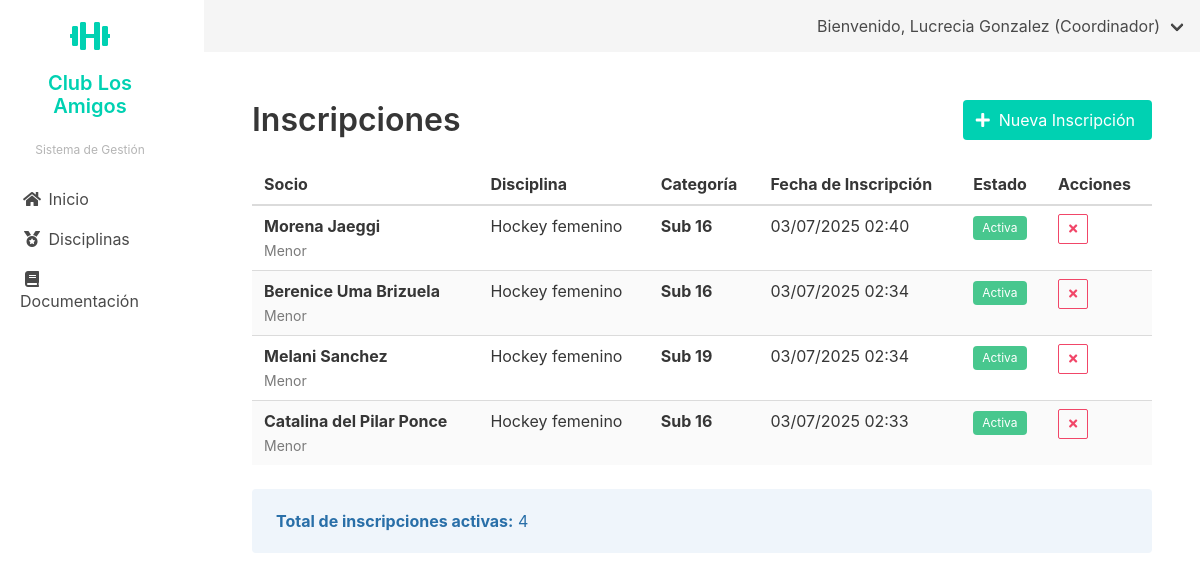
Screenshot of /disciplinas/inscripciones/ (signed in) with the database file from the repository.
### disciplinas/models.py (models this page shows, shortened)
class Inscripcion(models.Model):
    socio = models.ForeignKey(Socio, on_delete=models.CASCADE, related_name='inscripciones')
    categoria = models.ForeignKey(Categoria, on_delete=models.CASCADE, related_name='inscritos')
    fecha_inscripcion = models.DateTimeField(auto_now_add=True)
    activa = models.BooleanField(default=True)
    class Meta:
        unique_together = ('socio', 'categoria')

class Categoria(models.Model):
    disciplina = models.ForeignKey(Disciplina, on_delete=models.CASCADE, related_name='categorias')
    nombre = models.CharField(max_length=100)
    profesores = models.ManyToManyField(PerfilUsuario, related_name='categorias')
    horario = models.ForeignKey(Horario, on_delete=models.PROTECT)
    cupo_maximo = models.IntegerField()
    especialidad = models.CharField(max_length=100, blank=True)

class Disciplina(models.Model):
    nombre = models.CharField(max_length=100)
    descripcion = models.TextField(blank=True)
    coordinador = models.ForeignKey(PerfilUsuario, on_delete=models.PROTECT, related_name='disciplinas_coordinadas')
    lugar = models.CharField(max_length=100)
    costo_mensual = models.DecimalField(max_digits=10, decimal_places=2)
    fecha_creacion = models.DateTimeField(auto_now_add=True)
    activa = models.BooleanField(default=True)

### socios/models.py (models this page shows, shortened)
class Socio(models.Model):
    perfil_usuario = models.OneToOneField(PerfilUsuario, on_delete=models.CASCADE, related_name='socio', null=True, blank=True)
    tipo_socio = models.ForeignKey(TipoSocio, on_delete=models.PROTECT)
    fecha_afiliacion = models.DateField()
    observaciones = models.TextField(blank=True, null=True)
    fecha_registro = models.DateTimeField(auto_now_add=True)
    fecha_actualizacion = models.DateTimeField(auto_now=True)
    class Meta:
        verbose_name = 'Socio'
        verbose_name_plural = 'Socios'
        ordering = ['-fecha_registro']

class TipoSocio(models.Model):
    TIPO_SOCIO_CHOICES = [
        ('ACTIVO', 'Activo'),
        ('ADHERENTE', 'Adherente'),
        ('INFANTIL', 'Infantil'),
        ('HONORARIO', 'Honorario'),
    ]
    nombre = models.CharField(max_length=10, choices=TIPO_SOCIO_CHOICES, unique=True)
    descripcion = models.TextField(blank=True, null=True)
    class Meta:
        verbose_name = 'Tipo de Socio'
        verbose_name_plural = 'Tipos de Socios'
        default_manager_name = 'objects'
    def __str__(self):
        return self.nombre

### usuarios/models.py (models this page shows, shortened)
class PerfilUsuario(models.Model):
    TIPO_DOCUMENTO_CHOICES = [
        ('DNI', 'DNI'),
        ('CE', 'Carné de Extranjería'),
        ('PAS', 'Pasaporte'),
    ]
    ESTADO_SOCIO_CHOICES = [
        ('ACTIVO', 'Activo'),
        ('INACTIVO', 'Inactivo'),
        ('SUSPENDIDO', 'Suspendido'),
        ('PENDIENTE', 'Pendiente de Aprobación'),
        ('RETIRADO', 'Retirado'),
    ]
    usuario = models.OneToOneField(User, on_delete=models.CASCADE, related_name='perfil')
    tipo_documento = models.CharField(max_length=3, choices=TIPO_DOCUMENTO_CHOICES, default='DNI')
    numero_documento = models.CharField(max_length=20, unique=True)
    telefono = models.CharField(max_length=15, blank=True, null=True)
    direccion = models.TextField(blank=True, null=True)
    fecha_nacimiento = models.DateField(blank=True, null=True)
    estado_socio = models.CharField(max_length=10, choices=ESTADO_SOCIO_CHOICES, default='ACTIVO',
                                   verbose_name='Estado como Socio')
    fecha_registro = models.DateTimeField(auto_now_add=True)
    fecha_actualizacion = models.DateTimeField(auto_now=True)
    class Meta:
        verbose_name = 'Perfil de Usuario'
        verbose_name_plural = 'Perfiles de Usuario'

### disciplinas/views.py (the view)
# urls.py: path('inscripciones/', views.lista_inscripciones, name='lista_inscripciones'),
@login_required
@user_passes_test(is_admin_or_coordinador)
def lista_inscripciones(request):
    inscripciones = Inscripcion.objects.filter(activa=True).select_related(
        'socio__perfil_usuario__usuario',
        'categoria__disciplina'
    ).order_by('-fecha_inscripcion')
    return render(request, 'disciplinas/lista_inscripciones.html', {
        'inscripciones': inscripciones
    })

### disciplinas/views.py (called while the page is built)
def is_admin_or_coordinador(user):
    return user.groups.filter(name__in=['Administrador', 'Coordinador']).exists()

### usuarios/context_processors.py (called while the page is built)
def user_role_context(request):
    if request.user.is_authenticated:
        user_groups = request.user.groups.all()
        if user_groups.filter(name='Coordinador').exists():
            user_role = 'Coordinador'
        elif user_groups.filter(name='Tesoreria').exists():
            user_role = 'Tesoreria'
        elif user_groups.filter(name='Comision').exists():
            user_role = 'Comision'
        elif user_groups.filter(name='Administrador').exists():
            user_role = 'Administrador'
        else:
            user_role = 'Default'
    else:
        user_role = 'Default'
    return {
        'user_role': user_role
    }

### disciplinas/templates/disciplinas/lista_inscripciones.html (shortened to what this page needs)
{% extends 'usuarios/base_coordinador.html' %}
{% load static %}
{% load humanize %}
{% block content %}
<div class="container">
    <div class="level">
        <div class="level-left">
            <div class="level-item">
                <h1 class="title">Inscripciones</h1>
            </div>
        </div>
        <div class="level-right">
            <div class="level-item">
                <a href="{% url 'disciplinas:nueva_inscripcion' %}" class="button is-primary">
                    <span class="icon">
                        <i class="fas fa-plus"></i>
                    </span>
                    <span>Nueva Inscripción</span>
                </a>
            </div>
        </div>
    </div>
    {% if inscripciones %}
        <div class="table-container">
            <table class="table is-fullwidth is-striped is-hoverable">
                <thead>
                    <tr>
                        <th>Socio</th>
                        <th>Disciplina</th>
                        <th>Categoría</th>
                        <th>Fecha de Inscripción</th>
                        <th>Estado</th>
                        <th>Acciones</th>
                    </tr>
                </thead>
                <tbody>
                    {% for inscripcion in inscripciones %}
                        <tr>
                            <td>
                                <div>
                                    <strong>{{ inscripcion.socio.perfil_usuario.usuario.get_full_name }}</strong>
                                    <br>
                                    <small class="has-text-grey">{{ inscripcion.socio.tipo_socio }}</small>
                                </div>
                            </td>
                            <td>{{ inscripcion.categoria.disciplina.nombre }}</td>
                            <td>
                                <div>
                                    <strong>{{ inscripcion.categoria.nombre }}</strong>
                                </div>
                            </td>
                            <td>{{ inscripcion.fecha_inscripcion|date:"d/m/Y H:i" }}</td>
                            <td>
                                {% if inscripcion.activa %}
                                    <span class="tag is-success">Activa</span>
                                {% else %}
                                    <span class="tag is-danger">Cancelada</span>
                                {% endif %}
                            </td>
                            <td>
                                {% if inscripcion.activa %}
                                    <div class="buttons are-small">
                                        <a href="{% url 'disciplinas:cancelar_inscripcion_admin' inscripcion.pk %}"
                                           class="button is-danger is-outlined"
                                           title="Cancelar inscripción">
                                            <span class="icon">
                                                <i class="fas fa-times"></i>
                                            </span>
                                        </a>
                                    </div>
                                {% else %}
                                    <span class="has-text-grey">Sin acciones</span>
                                {% endif %}
                            </td>
                        </tr>
                    {% endfor %}
                </tbody>
            </table>
        </div>
        <div class="notification is-info is-light">
            <p><strong>Total de inscripciones activas:</strong> {{ inscripciones.count }}</p>
        </div>
    {% else %}
        <div class="notification is-warning is-light">
            <p>No hay inscripciones registradas.</p>
        </div>
    {% endif %}
</div>
{% endblock %}

### templates/base.html (shortened to what this page needs)
<!DOCTYPE html>
<html lang="es">
<head>
    <link rel="stylesheet" href="https://cdn.jsdelivr.net/npm/bulma@0.9.4/css/bulma.min.css">
    <link rel="stylesheet" href="https://cdnjs.cloudflare.com/ajax/libs/font-awesome/5.15.4/css/all.min.css">
</head>
<body>
    <div class="columns is-fullheight">
        <div class="column is-2 is-sidebar-menu">
            {% block sidebar_menu %}{% endblock %}
        </div>
        <div class="column">
            <nav class="navbar is-light" role="navigation" aria-label="main navigation">
                <div class="navbar-menu">
                    <div class="navbar-end">
                        {% if request.user.is_authenticated %}
                            <div class="navbar-item has-dropdown is-hoverable">
                                <a class="navbar-link">
                                    Bienvenido, {{ request.user.get_full_name }} ({{ request.user.groups.first.name }})
                                </a>
                            </div>
                        {% else %}
                            <div class="navbar-item">
                                <a class="button is-primary" href="{% url 'usuarios:login' %}">
                                    Iniciar sesión
                                </a>
                            </div>
                        {% endif %}
                    </div>
                </div>
            </nav>
            <div class="section">
                {% block content %}{% endblock %}
            </div>
        </div>
    </div>
</body>
</html>

### rows the page displays
Inscripcion: socio.perfil_usuario.usuario.get_full_name "Morena Jaeggi", socio.tipo_socio "Menor", categoria.disciplina.nombre "Hockey femenino", categoria.nombre "Sub 16", fecha_inscripcion "03/07/2025 02:40", activa "Activa"
Inscripcion: socio.perfil_usuario.usuario.get_full_name "Berenice Uma Brizuela", socio.tipo_socio "Menor", categoria.disciplina.nombre "Hockey femenino", categoria.nombre "Sub 16", fecha_inscripcion "03/07/2025 02:34", activa "Activa"
Inscripcion: socio.perfil_usuario.usuario.get_full_name "Melani Sanchez", socio.tipo_socio "Menor", categoria.disciplina.nombre "Hockey femenino", categoria.nombre "Sub 19", fecha_inscripcion "03/07/2025 02:34", activa "Activa"
Inscripcion: socio.perfil_usuario.usuario.get_full_name "Catalina del Pilar Ponce", socio.tipo_socio "Menor", categoria.disciplina.nombre "Hockey femenino", categoria.nombre "Sub 16", fecha_inscripcion "03/07/2025 02:33", activa "Activa"

### other values shown
{{ request.user.get_full_name }} "Lucrecia Gonzalez"
{{ request.user.groups.first.name }} "Coordinador"
{{ inscripciones.count }} "4"
